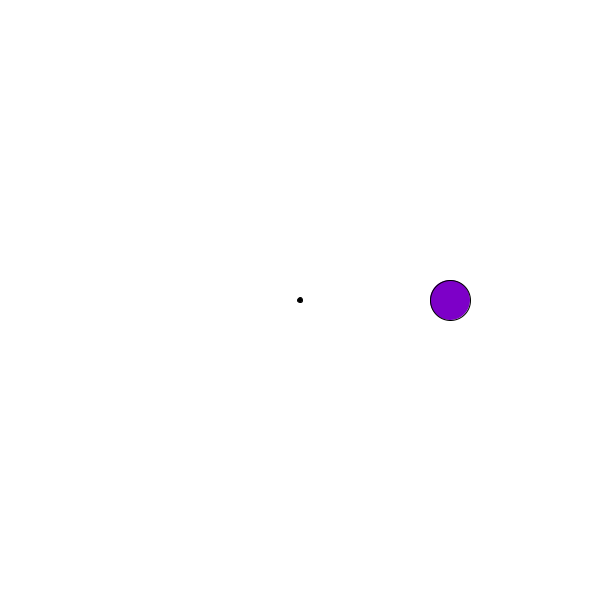
Frame 1 (no input)
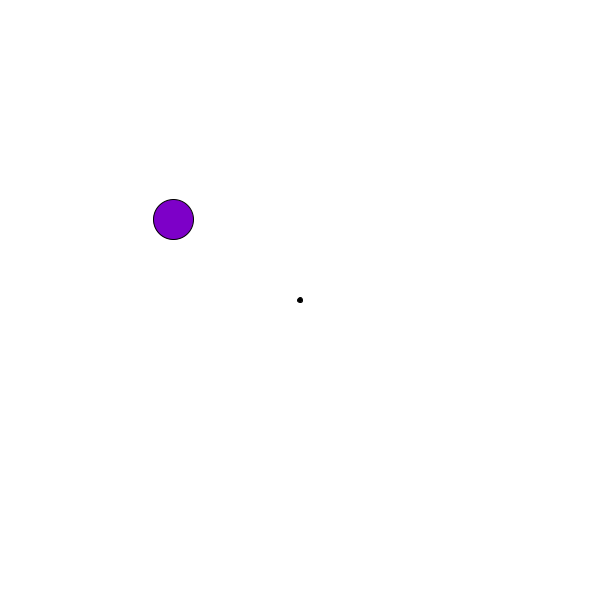
Frame 60 (the mouse pressed at the canvas centre just before this capture)
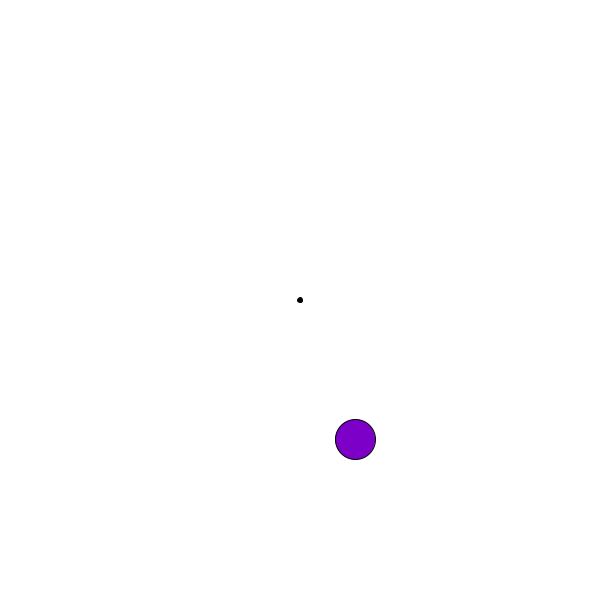
Frame 120 (the mouse held since frame 60 and released just before this capture)

The Processing sketch that drew these frames (run headless with seeded random() and noise(); from frame 60 on, the mouse is pressed at the canvas centre):

// Processing sketch: Alrededor_punto
// ── Alrededor_punto.pde
float dt = 0.1;
PVector center;
float radius;
float angle = 0; // Ángulo inicial
float speed = TWO_PI;  // Velocidad angular (una vuelta por segundo)

void setup(){
  size(600,600);
  radius = 150;
  center = new PVector(width/2, height/2);
}

void draw(){
  background(255);
  
  // Calculamos la posición de la pelota en la órbita
  float x = center.x + radius * cos(angle);
  float y = center.y + radius * sin(angle);
  
  // Punto central
  fill(0);
  ellipse(center.x, center.y, 5, 5);
  
  // Pelota
  fill(125, 0, 200);
  ellipse(x, y, 40, 40);
  
  // Incrementamos el ángulo para animar la órbita
  angle += speed / 100;
}
